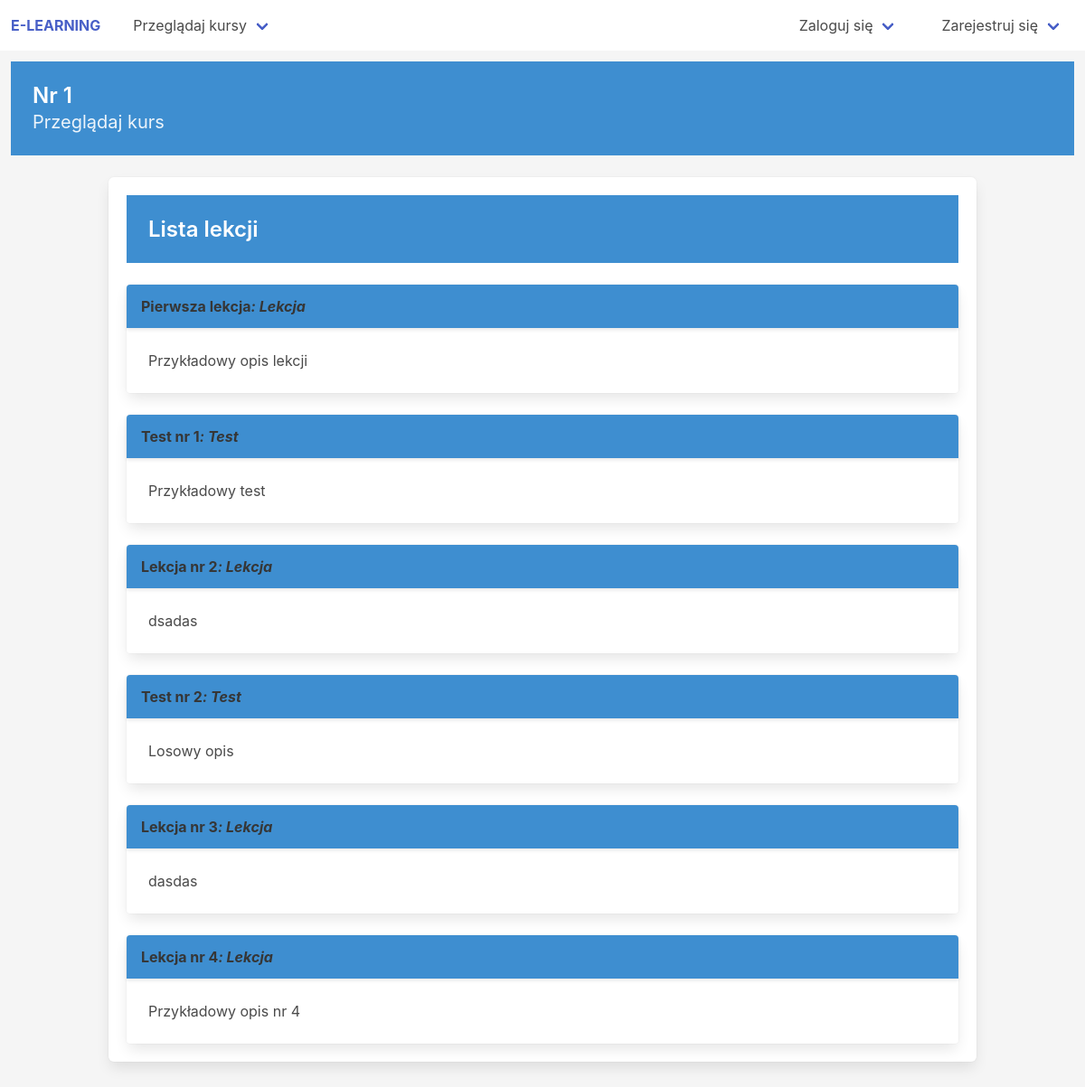
The app's page /courses/course-view/nr-1, older data.
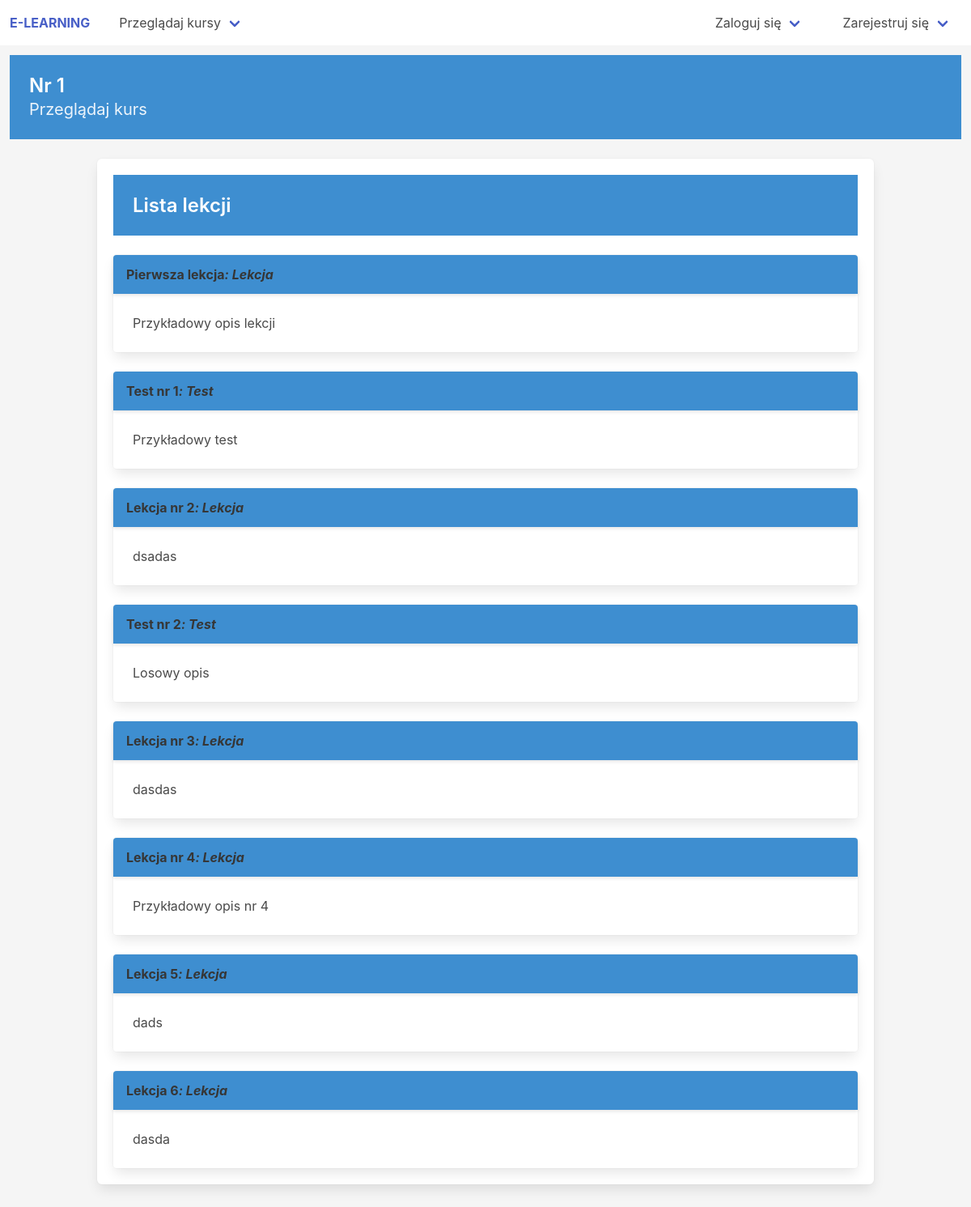
The same page, newer data.
### courses/models.py (models this page shows, shortened)
class Course(models.Model):
    CATEGORIES = [
        ('other', 'inna'),
        ('infa', 'informatyka'),
        ('matma', 'matematyka'),
        ('fizyka', 'fizyka'),
        ('biologia', 'biologia'),
        ('chemia', 'chemia')
    ]
    name = models.CharField(max_length=100)
    author = models.ForeignKey(User, on_delete=models.CASCADE, related_name='author_courses')
    category = models.CharField(choices=CATEGORIES, default='other', max_length=100)
    desc = models.CharField(max_length=1000)
    slug = models.SlugField(allow_unicode=True, blank=True, unique=True, null=True)

class Node(models.Model):
    NODE_TYPE = [
        ('lesson', 'Lekcja'),
        ('test', 'Test')
    ]
    name = models.CharField(max_length=100)
    desc = models.CharField(max_length=200)
    content = models.CharField(max_length=2000, default='')
    slug = models.SlugField(allow_unicode=True, blank=True, null=True)
    node_type = models.CharField(choices=NODE_TYPE, default='lesson', max_length=20)
    course = models.ForeignKey(to='Course', on_delete=models.CASCADE)
    node_number = models.PositiveIntegerField(default=0)

### courses/views.py (the view)
# urls.py: path('course-view/<course_slug>', course_view, name='course_view'),
def course_view(request, course_slug):
    course = Course.objects.get(slug=course_slug)
    lessons = course.node_set.all()
    return render(request, 'courses/course-view.html', {'course':course, 'lessons':lessons})

### templates/courses/course-view.html
{% extends "base.html" %}
{% load bulma_tags %}
{% block content %}
<section class="hero is-info is-small block">
    <div class="hero-body">
        <p class="title is-4">
            {{course.name}}
        </p>
        <p class="subtitle is-5">
            Przeglądaj kurs
        </p>
    </div>
</section>
<div class='columns'>
    <div class='column'>
        <div class='box container'>
            <div class='hero block is-small is-info'>
                <div class='hero-body'>
                    <p class="title is-4">
                        Lista lekcji
                    </p>
                </div>
            </div>
            <div id='lesson-list'>
                {% if lessons %}
                    {% for lesson in lessons %}
                        {% include 'courses/__lesson.html' %}
                    {% endfor %}
                {% else %}
                    <h1 class='box title is 2 has-text-centered'>Brak lekcji</h1>
                {% endif %}
            </div>
        </div>
    </div>
</div>
{% endblock %}

### templates/base.html (shortened to what this page needs)
<!DOCTYPE html>
{% load static %}
<html>
<head>
  <link rel="stylesheet" href="https://cdnjs.cloudflare.com/ajax/libs/font-awesome/5.15.3/css/all.min.css">
  <link rel="stylesheet" href='https://cdnjs.cloudflare.com/ajax/libs/bulma/0.9.2/css/bulma.min.css'>
  <link rel='stylesheet' href="{% static 'css/style.css' %}">
  <link rel='stylesheet' href="{% static 'css/anims.css' %}">
</head>
<body>
    <nav class="navbar" role="navigation" id="navbar">
      <div class="navbar-brand">
        <a class="navbar-item" href="{% url 'home' %}">
          <strong>E-LEARNING</strong>
        </a>
      </div>
      <div class='navbar-menu'>
        <div class="navbar-start">
            <div class='navbar-item is-hoverable'>
              <a href="{% url 'courses:course_list' %}" class="navbar-link">Przeglądaj kursy</a>
            </div>
        </div>
        <div class="navbar-end">
          {% if user.is_authenticated %}
            <div class='navbar-brand'>
              <div class="navbar-item"><strong>Witaj {{ user.username }}</strong></div>
            </div>
            <div class='navbar-item'>
              <a href="{% url 'accounts:logout' %}" class="navbar-link">Wyloguj się</a>
            </div>
          {% else %}
            <div class='navbar-item'>
              <a href="{% url 'accounts:login' %}" class="navbar-link">Zaloguj się</a>
            </div>
            <div class='navbar-item'>
              <a href="{% url 'accounts:signup' %}" class="navbar-link">Zarejestruj się</a>
            </div>
          {% endif %}
        </div>
      </div>
    </nav>
    <div class="p-3 main-column" style='flex: 1'>
        {% block content %}
        {% endblock %}
</body>
</html>

### templates/courses/__lesson.html (shortened to what this page needs)
<div class="card block scale-y y-1" _="on del toggle .y-0 .y-1 then settle then remove me" hx-target='this'>
    <header class="card-header has-background-info">
        <p class="card-header-title">
            {{ lesson.name }}<i>: {{ lesson.get_node_type_display }}</i>
        </p>
    </header>
    <div class="card-content">
        <div class="content">
            {{ lesson.desc }}
        </div>
    </div>
</div>

### static/css/style.css (style rules this page uses)
html, body { min-height : 100vh; }
body { box-sizing: border-box; margin : 0px; display : flex; flex-direction: column; align-items: stretch; justify-content: center; align-content: center; background : hsl(0, 0%, 96%); }
.main-column { display : flex; flex-direction: column; align-items: stretch; justify-content: flex-start; background : hsl(0, 0%, 96%); }

### static/css/anims.css (style rules this page uses)
.scale-y { transform-origin: top; transition: transform 0.26s ease; }
.y-1 { transform: scaleY(1); }

### templates/base.html (style rules this page uses)
html, body { min-height : 100vh; }
body { color : black; box-sizing: border-box; margin : 0px; display : flex; flex-direction: column; align-items: stretch; justify-content: center; align-content: center; background : hsl(0, 0%, 96%); }
.main-column { display : flex; flex-direction: column; align-items: stretch; justify-content: flex-start; background : hsl(0, 0%, 96%); }

Row changes from the older to the newer data that the page shows:
added Node: name "Lekcja 5", node_type "Lekcja", desc "dads"
added Node: name "Lekcja 6", node_type "Lekcja", desc "dasda"
